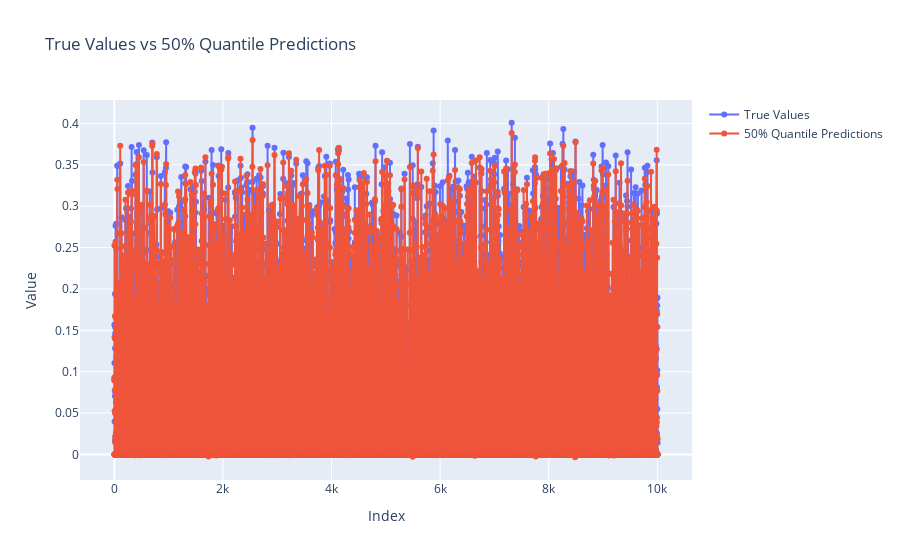

The code cell stored with this chart in its notebook:
### Code cell
import torch
import plotly.graph_objects as go

# Assuming your trained model is called 'model'

# Set the model to evaluation mode
model.eval()

# Disable gradient calculation (since we're only making predictions)
with torch.no_grad():
    # Get model predictions for X_test_tensor
    y_pred_tensor = model(X_test_tensor)  # Shape: (num_samples, 9) for 9 quantiles

# Convert y_test_tensor to numpy for easier comparison
y_true = y_test_tensor.numpy().flatten()  # Flatten to 1D array for plotting

# Extract the 50% quantile from predictions (assuming it's the 5th quantile at index 4)
y_pred = y_pred_tensor[:, 4].numpy().flatten()  # Flatten to 1D array for plotting

# Now y_true contains the true test values and y_pred contains the 50% quantile predictions

# Create the line plot using Plotly
fig = go.Figure()

# Add real values (y_true) to the plot
fig.add_trace(go.Scatter(x=list(range(len(y_true))), 
                         y=y_true, 
                         mode='lines+markers', 
                         name='True Values'))

# Add 50% quantile predictions (y_pred) to the plot
fig.add_trace(go.Scatter(x=list(range(len(y_pred))), 
                         y=y_pred, 
                         mode='lines+markers', 
                         name='50% Quantile Predictions'))

# Update layout
fig.update_layout(title='True Values vs 50% Quantile Predictions',
                  xaxis_title='Index',
                  yaxis_title='Value',
                  template='plotly')

# Show the plot
fig.show()

### Figure 1 — Plotly figure (JSON) as saved in the notebook; plotly's stock layout.template omitted (floating-point values rounded to 4 significant figures; data arrays with more than 128 entries replaced by an {"elided": "..."} marker saying what was removed)
{"data": [{"mode": "lines+markers", "name": "True Values", "type": "scatter", "x": {"elided": "10007 int values"}, "y": {"elided": "10007 float values"}}, {"mode": "lines+markers", "name": "50% Quantile Predictions", "type": "scatter", "x": {"elided": "10007 int values"}, "y": {"elided": "10007 float values"}}], "layout": {"title": {"text": "True Values vs 50% Quantile Predictions"}, "xaxis": {"title": {"text": "Index"}}, "yaxis": {"title": {"text": "Value"}}}}
